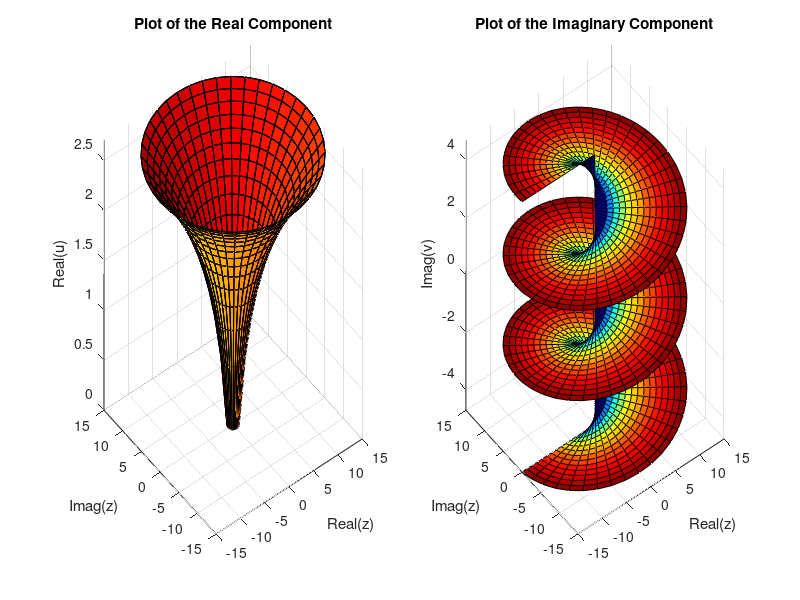

This chart was generated by the following MATLAB code:
% Rieman surface for f(z) = log(z)

close all
clear 

% create a matrix of complex inputs
r = transpose(0:1:15);    

theta = pi*(-3:0.05:3);
z = r*exp(1i*theta);

% calculate the complex outputs
w = log(r) + (1i*theta/2);

figure('Name', 'Complex Graph','units','normalized','outerposition',[ 0.08 0.1 0.8 0.55]);
subplot(121)

% visualize the real part of the complex function using surf
surf(real(z),imag(z),real(w),imag(w))    
xlabel('Real(z)')
ylabel('Imag(z)')
zlabel('Real(u)')
title('Plot of the Real Component')

% gradient from blue to red
colormap jet   
axis tight


% visualize the imaginary part of the complex function using surf
subplot(122)
surf(real(z),imag(z),imag(w),real(w)) 

xlabel('Real(z)')
ylabel('Imag(z)')
zlabel('Imag(v)')
title('Plot of the Imaginary Component')

% gradient from blue to red
colormap jet      
axis tight
